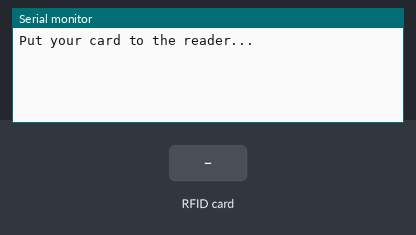
Bench run of a sketch on a simulated Arduino Uno, built with avr-gcc and run on an emulated ATmega328P. On the bench: the last lines printed to the serial monitor. The test bench sets the inputs (shaded band).

Above: at 1.2 s.
1.3 s: RFID card 83 F1 3A 1D held to the reader
At 2.5 s:
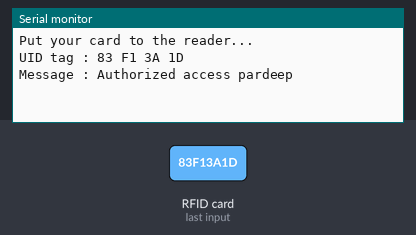
2.8 s: RFID card 5E 7A 19 C4 held to the reader
At 4.2 s:
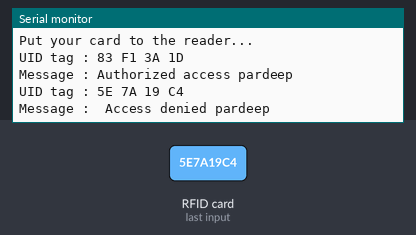

Measured:
- after the input at 1.3 s, the serial monitor: prints a new line at once (image 1)
- after the input at 2.8 s, the serial monitor: prints a new line at once (image 2)

The sketch:

RFID_project.ino
```cpp
//RFID
#include <SPI.h>
#include <MFRC522.h>


#define SS_PIN 10
#define RST_PIN 9

MFRC522 mfrc522(SS_PIN, RST_PIN);   // Create MFRC522 instance.


void setup()
{
  Serial.begin(9600);   // Initiate a serial communication
  SPI.begin();      // Initiate  SPI bus
  mfrc522.PCD_Init();   // Initiate MFRC522
  Serial.println("Put your card to the reader...");
  Serial.println();

}
void loop()
{
  // Look for new cards
  if ( ! mfrc522.PICC_IsNewCardPresent())
  {
    return;
  }
  // Select one of the cards
  if ( ! mfrc522.PICC_ReadCardSerial())
  {
    return;
  }
  //Show UID on serial monitor
  Serial.print("UID tag :");
  String content= "";
  byte letter;
  for (byte i = 0; i < mfrc522.uid.size; i++)
  {
     Serial.print(mfrc522.uid.uidByte[i] < 0x10 ? " 0" : " ");
     Serial.print(mfrc522.uid.uidByte[i], HEX);
     content.concat(String(mfrc522.uid.uidByte[i] < 0x10 ? " 0" : " "));
     content.concat(String(mfrc522.uid.uidByte[i], HEX));
  }

  Serial.println();
  Serial.print("Message : ");
  content.toUpperCase();
  if (content.substring(1) == "83 F1 3A 1D") //change here the UID of the card/cards that you want to give access
  {
    Serial.println("Authorized access pardeep");

  }

 else   {
    Serial.println(" Access denied pardeep");
     }
}
```
